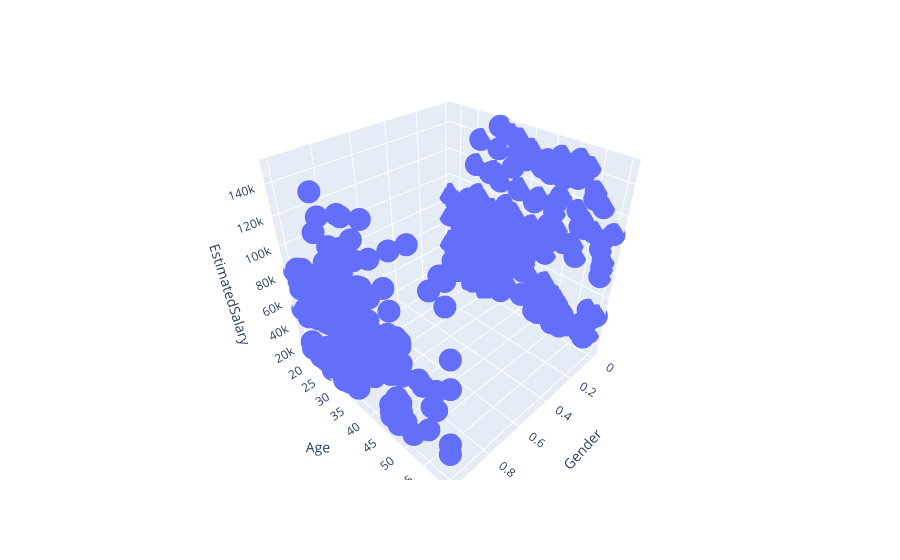

Source (notebook cell):
### Code cell
fig = px.scatter_3d(df, x='Gender', y='Age', z='EstimatedSalary')

fig.show()

### Figure 1 — Plotly figure (JSON) as saved in the notebook; plotly's stock layout.template omitted (floating-point values rounded to 4 significant figures; data arrays with more than 128 entries replaced by an {"elided": "..."} marker saying what was removed)
{"data": [{"hovertemplate": "Gender=%{x}<br>Age=%{y}<br>EstimatedSalary=%{z}<extra></extra>", "legendgroup": "", "marker": {"color": "#636efa", "symbol": "circle"}, "mode": "markers", "name": "", "scene": "scene", "showlegend": false, "type": "scatter3d", "x": {"elided": "400 int values"}, "y": {"elided": "400 int values"}, "z": {"elided": "400 int values"}}], "layout": {"legend": {"tracegroupgap": 0}, "margin": {"t": 60}, "scene": {"domain": {"x": [0, 1], "y": [0, 1]}, "xaxis": {"title": {"text": "Gender"}}, "yaxis": {"title": {"text": "Age"}}, "zaxis": {"title": {"text": "EstimatedSalary"}}}}}
